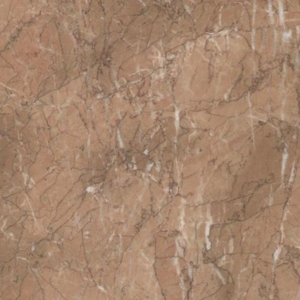
%> input picture LAB 7/1.jpg, 300 x 300 px
$ octave LAB_SEVENTH_TWO_B.m   (GNU Octave 9; MATLAB toolbox functions it lacks are replaced by stand-ins)
%> lines starting %> are read from the running program, lines starting %| are printed output that depends on the picture
clc
clear all
IColor = imread('C:\Users\TEMP\Desktop\15BCE1282\1.jpg');
%> IColor is the input picture: size 300x300x3 uint8; mean R, G, B 164.9, 132.8, 109
I = rgb2gray(IColor);
[r,c] = size(I);
%> r = 300; c = 300
G=double(I);
A1=zeros(r,c);A2=zeros(r,c);
A3=zeros(r,c);A4=zeros(r,c);
A5=zeros(r,c);A6=zeros(r,c);
%Sbest for coarseness
Sbest=zeros(r,c);
%Subtracting for Horizontal and Vertical case
E1h=zeros(r,c);E1v=zeros(r,c);
E2h=zeros(r,c);E2v=zeros(r,c);
E3h=zeros(r,c);E3v=zeros(r,c);
E4h=zeros(r,c);E4v=zeros(r,c);
E5h=zeros(r,c);E5v=zeros(r,c);
E6h=zeros(r,c); E6v=zeros(r,c);
flag=0;%To avoid errors

%2x2  E1h and E1v
%subtracting average of neighbouring 2x2 pixels
for x=2:r
    for y=2:c
        A1(x,y)=(sum(sum(G(x-1:x,y-1:y))));
    end
end
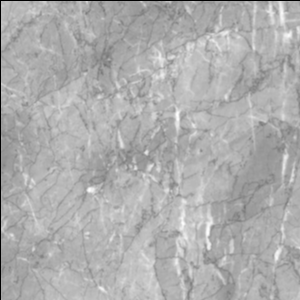
%> A1: size 300x300 double; min 0, max 812, mean 555.2; drawn with min black and max white
for x=2:r-1
    for y=2:c-1
        E1h(x,y) = A1(x+1,y)-A1(x-1,y);
        E1v(x,y) = A1(x,y+1)-A1(x,y-1);
    end
end
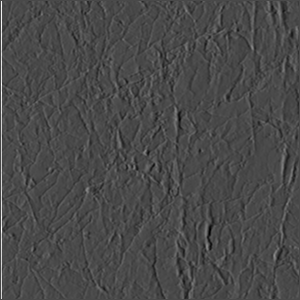
%> E1v: size 300x300 double; min -264, max 652, mean 1.9; drawn with min black and max white
E1h=E1h/2^(2*1);
E1v=E1v/2^(2*1);

%4x4  E2h and E2v
if (r<4||c<4)
    flag=1;
end
%subtracting average of neighbouring 4x4 pixels
if(flag==0)
    for x=3:r-1
        for y=3:c-1
            A2(x,y)=(sum(sum(G(x-2:x+1,y-2:y+1))));
        end
    end
    for x=3:r-2
        for y=3:c-2
            E2h(x,y) = A2(x+2,y)-A2(x-2,y);
            E2v(x,y) = A2(x,y+2)-A2(x,y-2);
        end
    end
end
E2h=E2h/2^(2*2);
E2v=E2v/2^(2*2);

%8x8 E3h and E3v
if (r<8||c<8)
    flag=1;
end
%subtracting average of neighbouring 8x8 pixels
if(flag==0)
    for x=5:r-3
        for y=5:c-3
            A3(x,y)=(sum(sum(G(x-4:x+3,y-4:y+3))));
        end
    end
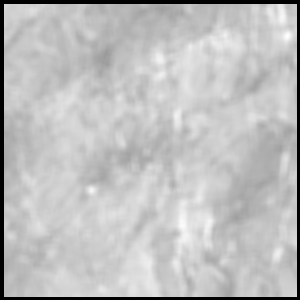
%> A3: size 300x300 double; min 0, max 11441, mean 8536.8; drawn with min black and max white
    for x=5:r-4
        for y=5:c-4
            E3h(x,y) = A3(x+4,y)-A3(x-4,y);
            E3v(x,y) = A3(x,y+4)-A3(x,y-4);
        end
    end
end
E3h=E3h/2^(2*3);
E3v=E3v/2^(2*3);

%16x16 E4h and E4v
if (r<16||c<16)
    flag=1;
end
%subtracting average of neighbouring 16x16 pixels
if(flag==0)
    for x=9:r-7
        for y=9:c-7
            A4(x,y)=(sum(sum(G(x-8:x+7,y-8:y+7))));
        end
    end
    for x=9:r-8
        for y=9:c-8
            E4h(x,y) = A4(x+8,y)-A4(x-8,y);
            E4v(x,y) = A4(x,y+8)-A4(x,y-8);
        end
    end
end
E4h=E4h/2^(2*4);
E4v=E4v/2^(2*4);

%32x32 E5h and E5v
if (r<32||c<32)
    flag=1;
end
%subtracting average of neighbouring 32x32 pixels
if(flag==0)
    for x=17:r-15
        for y=17:c-15
            A5(x,y)=(sum(sum(G(x-16:x+15,y-16:y+15))));
        end
    end
    for x=17:r-16
        for y=17:c-16
            E5h(x,y) = A5(x+16,y)-A5(x-16,y);
            E5v(x,y) = A5(x,y+16)-A5(x,y-16);
        end
    end
end
E5h=E5h/2^(2*5);
E5v=E5v/2^(2*5);

%64x64 E6h and E6v
if (r<64||c<64)
    flag=1;
end
%subtracting average of neighbouring 64x64 pixels
if(flag==0)
    for x=33:r-31
        for y=33:c-31
            A6(x,y)=(sum(sum(G(x-32:x+31,y-32:y+31))));
        end
    end
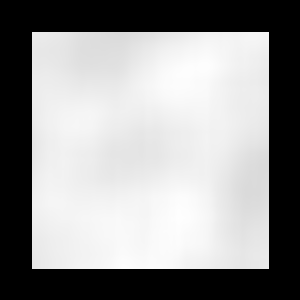
%> A6: size 300x300 double; min 0, max 615294, mean 359879.1; drawn with min black and max white
    for x=33:r-32
        for y=33:c-32
            E6h(x,y) = A6(x+32,y)-A6(x-32,y);
            E6v(x,y) = A6(x,y+32)-A6(x,y-32);
        end
    end
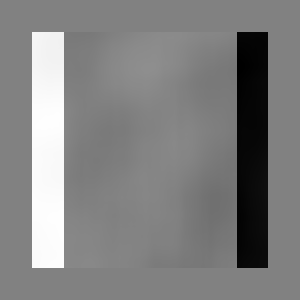
%> E6v: size 300x300 double; min -612710, max 597320, mean 92.5; drawn with min black and max white
end
E6h=E6h/2^(2*6);
E6v=E6v/2^(2*6);

%plots
figure
subplot(131);
imshow(IColor);
title('Original image')
subplot(132);
imshow(E1h);
title('Horizontal case')
subplot(133)
imshow(E1v);
title('Vertical case')

%at each point pick best size "Sbest", which gives highest output value
for i=1:r
    for j=1:c
        [maxv,index]=max([abs(E1h(i,j)),abs(E1v(i,j)),abs(E2h(i,j)),abs(E2v(i,j)),...
            abs(E3h(i,j)),abs(E3v(i,j)),abs(E4h(i,j)),abs(E4v(i,j)),abs(E5h(i,j)),...
            abs(E5v(i,j)),abs(E6h(i,j)),abs(E6v(i,j))]);
        k=floor((index+1)/2);%'k'corresponding to highest E in either direction
        Sbest(i,j)=2.^k;
    end
end
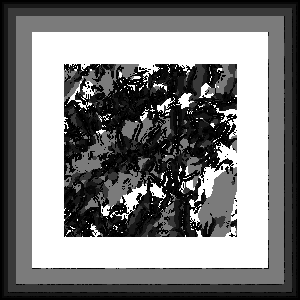
%> Sbest: size 300x300 double; min 2, max 64, mean 32; drawn with min black and max white
figure;
plot(Sbest)
title('Output of best size detector')
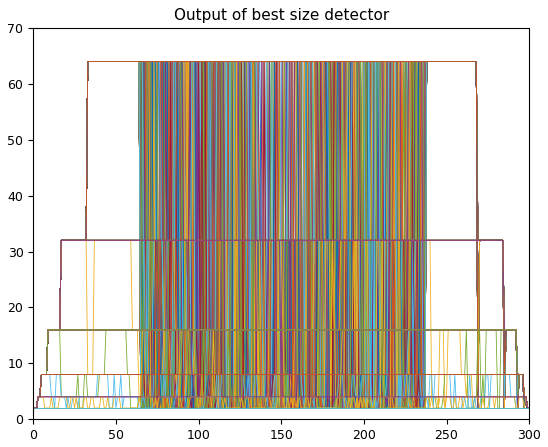
%> figure redrawn from the program's plot data; curve peaks at x = 3, y = 4; curve peaks at x = 5, y = 8; curve peaks at x = 9, y = 16; curve peaks at x = 17, y = 32
%Coarseness Value
Fcoarseness=sum(sum(Sbest))/(r*c)
%> Fcoarseness = 31.95
